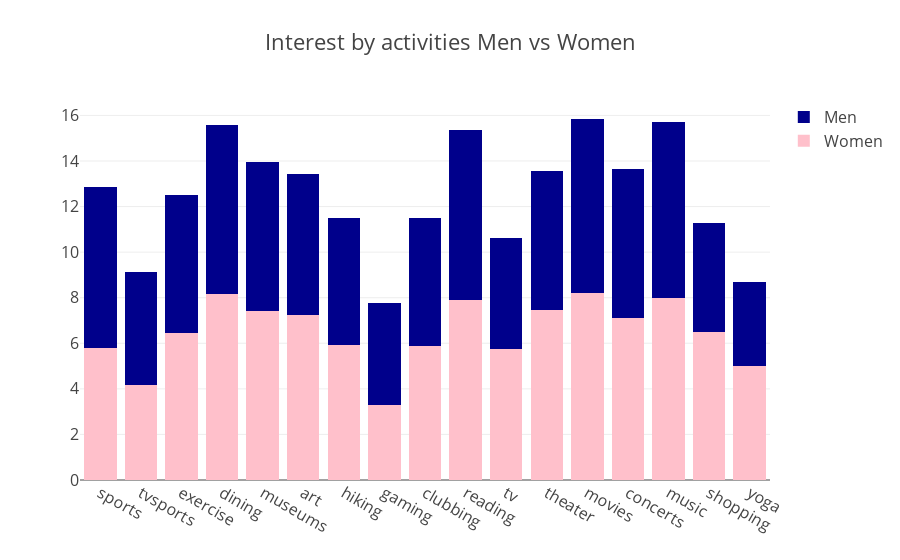

The cell this chart's notebook holds for it:
### Code cell
trace1 = go.Bar(
    x=activities_interested,
    y=activities[0,:],
    name='Women',
    #orientation = 'h',
    marker=dict(
        color='pink'
    )
)
trace2 = go.Bar(
    x=activities_interested,
    y=activities[1,:],
    name='Men',
    #orientation = 'h',
    marker=dict(
        color='darkblue'
    )
)

data = [trace1, trace2]
layout = go.Layout(
    title='Interest by activities Men vs Women',
    font=dict(
        size=16
    ),
    barmode = 'stack',
    legend=dict(
        font=dict(
            size=16
        )
    )
)
fig = go.Figure(data=data, layout=layout)
py.iplot(fig, filename='barchart')

### Figure 1 — Plotly figure (JSON) as saved in the notebook; plotly's stock layout.template omitted (floating-point values rounded to 4 significant figures)
{"data": [{"marker": {"color": "pink"}, "name": "Women", "type": "bar", "x": ["sports", "tvsports", "exercise", "dining", "museums", "art", "hiking", "gaming", "clubbing", "reading", "tv", "theater", "movies", "concerts", "music", "shopping", "yoga"], "y": [5.813, 4.162, 6.451, 8.147, 7.428, 7.22, 5.942, 3.302, 5.9, 7.907, 5.739, 7.482, 8.198, 7.104, 7.99, 6.499, 4.99]}, {"marker": {"color": "darkblue"}, "name": "Men", "type": "bar", "x": ["sports", "tvsports", "exercise", "dining", "museums", "art", "hiking", "gaming", "clubbing", "reading", "tv", "theater", "movies", "concerts", "music", "shopping", "yoga"], "y": [7.03, 4.984, 6.043, 7.425, 6.548, 6.215, 5.534, 4.453, 5.594, 7.453, 4.874, 6.079, 7.644, 6.55, 7.714, 4.774, 3.696]}], "layout": {"barmode": "stack", "font": {"size": 16}, "legend": {"font": {"size": 16}}, "title": "Interest by activities Men vs Women"}}
